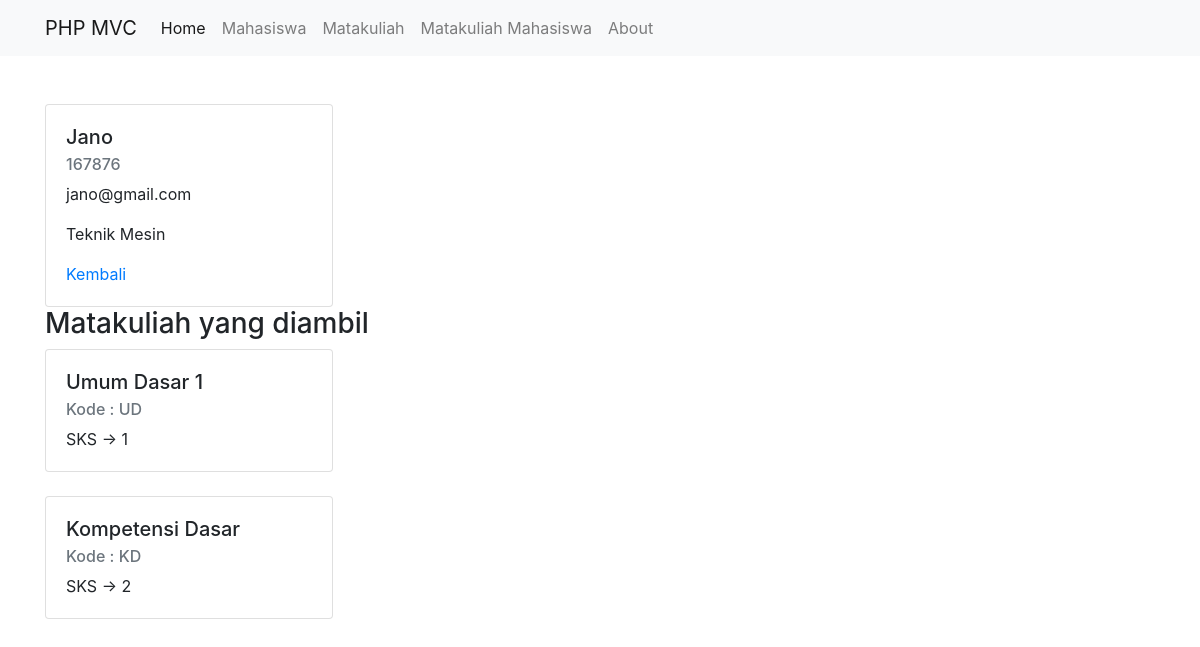
Screenshot of /public/mahasiswa/detail/6 with the database file from the repository.
### tables this page shows
CREATE TABLE `mahasiswa` (
  `id` int(11) NOT NULL,
  `nama` varchar(255) DEFAULT NULL,
  `nrp` varchar(255) DEFAULT NULL,
  `email` varchar(255) DEFAULT NULL,
  `jurusan` varchar(255) DEFAULT NULL
);

CREATE TABLE `matakuliah` (
  `id` int(11) NOT NULL,
  `kode` varchar(5) NOT NULL,
  `nama_mk` varchar(50) NOT NULL,
  `sks` int(11) NOT NULL
);

### app/core/Controller.php (called while the page is built, shortened)
<?php
class Controller {
    public function view($view, $data = [])
    {
        require_once '../app/views/' . $view . '.php';
    }
    public function model($model)
    {
        return new $model;
    }
}

### app/controllers/Mahasiswa.php (called while the page is built, shortened)
<?php
class Mahasiswa extends Controller {
    public function detail($id)
    {
        $data['judul'] = 'Detail Mahasiswa';
        $data['mhs'] = $this->model('Mahasiswa_model')->getMahasiswaById($id);
        $data['dmk2'] = $this->model('DetailMK_model')->getDetailMK2ById($id);
        $this->view('mahasiswa/detail', $data);
    }
}

### app/core/App.php (called while the page is built, shortened)
<?php
class App {
    protected $method = 'index';
    protected $params = [];
    public function __construct()
    {
        $url = $this->parseURL();
        if( file_exists('../app/controllers/' . $url[0] . '.php') ) {
            unset($url[0]);
        }
        $this->controller = new $this->controller;
        if( isset($url[1]) ) {
            if( method_exists($this->controller, $url[1]) ) {
                $this->method = $url[1];
                unset($url[1]);
            }
        }
        if( !empty($url) ) {
            $this->params = array_values($url);
        }
        call_user_func_array([$this->controller, $this->method], $this->params);
    }
    public function parseURL()
    {
        if( isset($_GET['url']) ) {
            $url = rtrim($_GET['url'], '/');
            $url = filter_var($url, FILTER_SANITIZE_URL);
            $url = explode('/', $url);
            return $url;
        }
    }
}

### public/index.php (called while the page is built, shortened)
<?php
$app = new App;

### app/core/Database.php (called while the page is built, shortened)
<?php
class Database {
    private $host = DB_HOST;
    private $user = DB_USER;
    private $pass = DB_PASS;
    private $db_name = DB_NAME;
    private $dbh;
    private $stmt;
    public function __construct()
    {
        $dsn = 'mysql:host=' . $this->host . ';dbname=' . $this->db_name;
        $option = [
            PDO::ATTR_PERSISTENT => true,
            PDO::ATTR_ERRMODE => PDO::ERRMODE_EXCEPTION
        ];
        try {
            $this->dbh = new PDO($dsn, $this->user, $this->pass, $option);
        } catch(PDOException $e) {
            die($e->getMessage());
        }
    }
    public function query($query)
    {
        $this->stmt = $this->dbh->prepare($query);
    }
    public function bind($param, $value, $type = null)
    {
        if( is_null($type) ) {
            switch( true ) {
                default :
                    $type = PDO::PARAM_STR;
            }
        }
        $this->stmt->bindValue($param, $value, $type);
    }
    public function execute()
    {
        $this->stmt->execute();
    }
    public function resultSet()
    {
        $this->execute();
        return $this->stmt->fetchAll(PDO::FETCH_ASSOC);
    }
    public function single()
    {
        $this->execute();
        return $this->stmt->fetch(PDO::FETCH_ASSOC);
    }
}

### app/models/Mahasiswa_model.php (called while the page is built, shortened)
<?php
class Mahasiswa_model {
    private $table = 'mahasiswa';
    private $db;
    public function __construct()
    {
        $this->db = new Database;
    }
    public function getMahasiswaById($id)
    {
        $this->db->query('SELECT * FROM ' . $this->table . ' WHERE id=:id');
        $this->db->bind('id', $id);
        return $this->db->single();
    }
}

### app/models/DetailMK_model.php (called while the page is built, shortened)
<?php
class DetailMK_model {
    private $db;
    public function __construct()
    {
        $this->db = new Database;
    }
    public function getDetailMK2ById($id)
    {
        $this->db->query('SELECT matakuliah.kode, matakuliah.nama_mk, matakuliah.sks FROM mk_mhs JOIN matakuliah ON matakuliah.id=mk_mhs.id_mk JOIN mahasiswa ON mahasiswa.id=mk_mhs.id_mhs WHERE id_mhs=:id');
        $this->db->bind('id', $id);
        return $this->db->resultSet();
    }
}

### app/views/mahasiswa/detail.php (the view)
<div class="container mt-5">
    <div class="card" style="width: 18rem;">
      <div class="card-body">
        <h5 class="card-title"><?= $data['mhs']['nama']; ?></h5>
        <h6 class="card-subtitle mb-2 text-muted"><?= $data['mhs']['nrp']; ?></h6>
        <p class="card-text"><?= $data['mhs']['email']; ?></p>
        <p class="card-text"><?= $data['mhs']['jurusan']; ?></p>
        <a href="<?= BASEURL; ?>/mahasiswa" class="card-link">Kembali</a>
      </div>
    </div>
    <h3>Matakuliah yang diambil</h3>
    <?php foreach( $data['dmk2'] as $dmk2 ) : ?>
        <div class="card" style="width: 18rem;">
          <div class="card-body">
            <h5 class="card-title"><?= $dmk2['nama_mk']; ?></h5>
            <h6 class="card-subtitle mb-2 text-muted">Kode : <?= $dmk2['kode']; ?></h6>
            <p class="card-text">SKS -> <?= $dmk2['sks']; ?></p>
          </div>
        </div>
        <br>
    <?php endforeach; ?>
</div>

### rows the page displays
mahasiswa: nama "Jano", nrp "167876", email "jano@gmail.com", jurusan "Teknik Mesin"
matakuliah: nama_mk "Umum Dasar 1", kode "UD", sks "1"
matakuliah: nama_mk "Kompetensi Dasar", kode "KD", sks "2"
